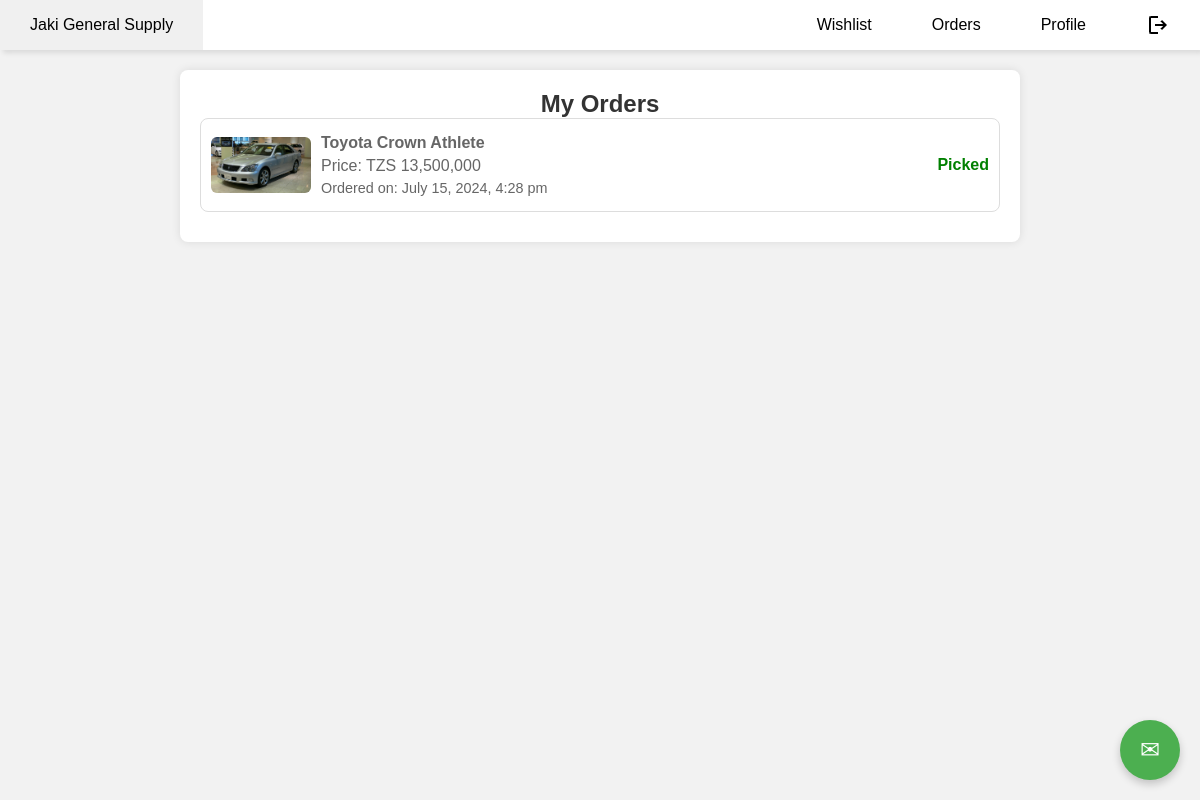
Screenshot of /orders.php (signed in) with the database file from the repository.
### tables this page shows
CREATE TABLE `orders` (
  `id` int(11) NOT NULL,
  `user_id` int(11) NOT NULL,
  `car_id` int(11) NOT NULL,
  `order_date` datetime NOT NULL,
  `status` enum('not picked','picked') DEFAULT 'not picked'
);

CREATE TABLE `cars` (
  `id` int(11) NOT NULL,
  `brand` varchar(50) NOT NULL,
  `model` varchar(50) NOT NULL,
  `seats_no` int(11) NOT NULL,
  `doors` enum('2','3','4','5') NOT NULL,
  `fuel` enum('Petrol','Diesel','Gas','Electric','Hybrid/Petrol') NOT NULL,
  `transmission` enum('Automatic','Manual','CVT') NOT NULL,
  `wheel` enum('2WD','4WD') NOT NULL,
  `color` enum('Pearl white','Metallic maroon','Gray','Matte black','Blue','Silver','Black') NOT NULL,
  `mileage` int(11) NOT NULL,
  `year` int(11) NOT NULL,
  `image` varchar(255) NOT NULL,
  `created_at` timestamp NOT NULL DEFAULT current_timestamp(),
  `price` decimal(15,2) NOT NULL DEFAULT 0.00
);

### orders.php (the view, shortened to what this page needs)
<?php
include 'db_connect.php';
$user_id = $_SESSION['user_id'];
$orders_sql = "SELECT o.id AS order_id, c.id AS car_id, c.brand, c.model, c.price, c.image, o.order_date, o.status
               FROM orders o
               INNER JOIN cars c ON o.car_id = c.id
               WHERE o.user_id = '$user_id'
               ORDER BY o.order_date DESC";
$orders_result = $conn->query($orders_sql);
?>
<!DOCTYPE html>
<html lang="en">
<head>
</head>
<body>
    <?php include 'header_customer.php'; ?>
    <div class="container">
        <h2>My Orders</h2>
        <?php
        if ($orders_result->num_rows > 0) {
            while ($row = $orders_result->fetch_assoc()) {
                echo '<div class="order-item">';
                echo '<img src="' . $row['image'] . '" alt="' . $row['brand'] . ' ' . $row['model'] . '" class="car-image">';
                echo '<div class="details">';
                echo '<p><strong>'  . ' ' . $row['model'] . '</strong></p>';
                echo '<p>Price: TZS ' . number_format($row['price']) . '</p>';
                echo '<p class="order-date">Ordered on: ' . date('F j, Y, g:i a', strtotime($row['order_date'])) . '</p>';
                echo '</div>';
                echo '<div class="status ' . ($row['status'] === 'not picked' ? 'not-picked' : '') . '">';
                if ($row['status'] === 'not picked') {
                    echo 'Go to Pickup Station';
                } else {
                    echo 'Picked';
                }
                echo '</div>';
                echo '</div>';
            }
        } else {
            echo '<p>No orders found.</p>';
        }
        ?>
    <button class="feedback-button" onclick="toggleFeedbackForm()">&#9993;</button>
        </div>
</body>
</html>

### header_admin.css (style rules this page uses)
* { margin: 0; padding: 0; }
body { min-height: 100vh; background-size: cover; background-repeat: no-repeat; background-position: center; font-family: Verdana, Geneva, Tahoma, sans-serif; }

### orders.php (style rules this page uses)
body { font-family: Arial, sans-serif; background-color: #f2f2f2; margin: 0; padding: 0; }
.container { max-width: 800px; margin: 20px auto; background-color: #fff; padding: 20px; border-radius: 8px; box-shadow: 0 0 10px rgba(0,0,0,0.1); position: relative; }
h2 { text-align: center; color: #333; }
.order-item { border: 1px solid #ddd; margin-bottom: 10px; padding: 10px; display: flex; align-items: center; background-color: #fff; border-radius: 8px; }
.car-image { width: 100px; height: auto; margin-right: 10px; border-radius: 6px; }
.details { flex: 1; }
.details p { margin: 5px 0; color: #666; }
.order-date { color: #888; font-size: 0.9em; }
.status { color: green; font-weight: bold; }
.feedback-button { position: fixed; bottom: 20px; right: 20px; background-color: #4CAF50; color: white; border: none; border-radius: 50%; width: 60px; height: 60px; font-size: 24px; cursor: pointer; box-shadow: 0 4px 8px rgba(0, 0, 0, 0.2); display: flex; align-items: center; justify-content: center; }

### rows the page displays
orders: car.image (picture), car.model "Toyota Crown Athlete", car.price "13,500,000", order_date "July 15, 2024, 4:28 pm", status "Picked"
